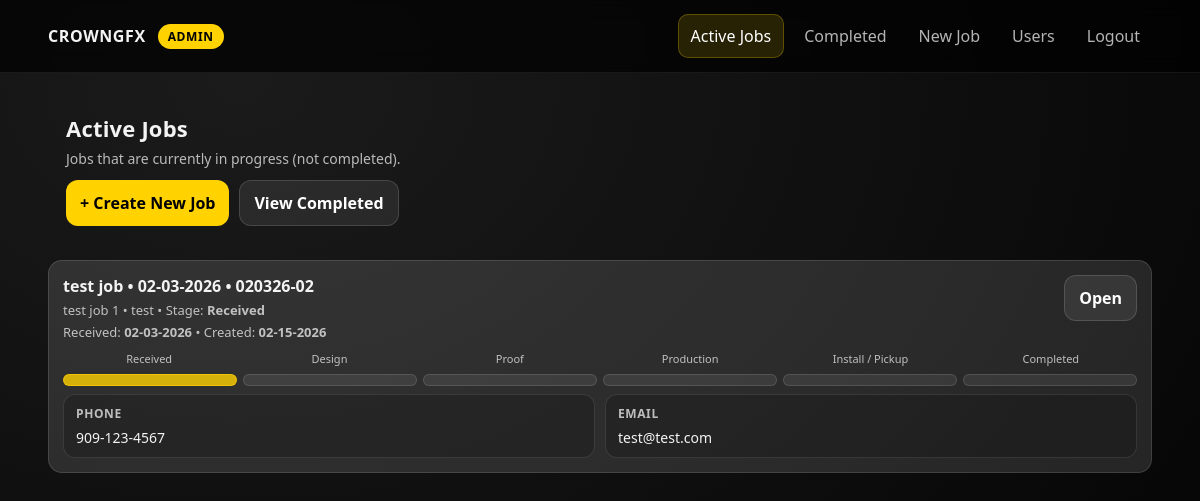
The page /dashboard (signed in) on the database its author committed.
### app.py (models this page shows)
class Job(db.Model):
    id = db.Column(db.Integer, primary_key=True)
    customer_name = db.Column(db.String(120), nullable=False)
    business_name = db.Column(db.String(120), nullable=True)
    phone_number = db.Column(db.String(40), nullable=True)
    email_address = db.Column(db.String(160), nullable=True)
    job_title = db.Column(db.String(140), nullable=False)
    job_summary = db.Column(db.String(240), nullable=True)
    job_details = db.Column(db.Text, nullable=True)
    quote_amount = db.Column(db.Float, nullable=True)
    received_date = db.Column(db.Date, nullable=False, default=date.today)
    created_at = db.Column(db.DateTime, default=datetime.utcnow, nullable=False)
    stage = db.Column(db.String(40), default=STAGES[0], nullable=False)
    po_date_key = db.Column(db.String(6), nullable=False, index=True)  # MMDDYY
    po_seq = db.Column(db.Integer, nullable=False)  # 1..99
    is_new = db.Column(db.Integer, default=1, nullable=False)  # 1 = new, 0 = reviewed
    source = db.Column(db.String(40), nullable=True)
    intake_order_id = db.Column(db.String(80), nullable=True, index=True)
    submission_json = db.Column(db.Text, nullable=True)
    uploaded_files_json = db.Column(db.Text, nullable=True)
    address_1 = db.Column(db.String(160), nullable=True)
    address_2 = db.Column(db.String(160), nullable=True)
    city = db.Column(db.String(80), nullable=True)
    state = db.Column(db.String(40), nullable=True)
    zip_code = db.Column(db.String(20), nullable=True)
    cell = db.Column(db.String(40), nullable=True)
    completed_date = db.Column(db.Date, nullable=True)
    pickup_date = db.Column(db.Date, nullable=True)
    needed_by_date = db.Column(db.Date, nullable=True)
    approval_date = db.Column(db.Date, nullable=True)
    scheduled_date = db.Column(db.Date, nullable=True)
    inspected_date = db.Column(db.Date, nullable=True)
    inspected_by = db.Column(db.String(80), nullable=True)
    mfd_date = db.Column(db.Date, nullable=True)
    vehicle_make = db.Column(db.String(80), nullable=True)
    vehicle_model = db.Column(db.String(80), nullable=True)
    vin = db.Column(db.String(80), nullable=True)
    unit_number = db.Column(db.String(80), nullable=True)
    proof_number = db.Column(db.String(80), nullable=True)
    proof_approved_date = db.Column(db.Date, nullable=True)
    size_location_proof = db.Column(db.String(160), nullable=True)
    work_order = db.Column(db.String(80), nullable=True)
    crown_rep = db.Column(db.String(80), nullable=True)
    summary_of_work = db.Column(db.Text, nullable=True)
    internal_notes = db.Column(db.Text, nullable=True)
    shipping_date = db.Column(db.Date, nullable=True)
    shipping_type = db.Column(db.String(80), nullable=True)
    tracking_number = db.Column(db.String(120), nullable=True)
    ship_to = db.Column(db.Text, nullable=True)
    pickup_name = db.Column(db.String(120), nullable=True)
    field_service_location = db.Column(db.String(160), nullable=True)
    field_charge = db.Column(db.Float, nullable=True)
    materials_total = db.Column(db.Float, nullable=True)
    labor_total = db.Column(db.Float, nullable=True)
    tax_rate = db.Column(db.Float, nullable=True)  # percent (8.25)
    sales_tax = db.Column(db.Float, nullable=True)
    shipping_handling = db.Column(db.Float, nullable=True)
    grand_total = db.Column(db.Float, nullable=True)

### app.py (the view)
@app.route("/dashboard")
@login_required
def dashboard():
    active_jobs = (
        Job.query.filter(Job.stage != "Completed")
        .order_by(Job.received_date.desc(), Job.created_at.desc())
        .all()
    )
    return render_template(
        "dashboard.html",
        jobs=active_jobs,
        po_display=po_display,
        job_display_name=job_display_name,
        stage_index=stage_index,
    )

### app.py (called while the page is built)
@app.template_filter("mmddyyyy_dt")
def mmddyyyy_dt(dt: datetime):
    if not dt:
        return ""
    return dt.strftime("%m-%d-%Y")

@app.template_filter("mmddyyyy_date")
def mmddyyyy_date(d: date):
    if not d:
        return ""
    return d.strftime("%m-%d-%Y")

@app.context_processor
def inject_globals():
    return {"STAGES": STAGES}

@login_manager.user_loader
def load_user(user_id):
    return db.session.get(User, int(user_id))

def po_display(job: Job) -> str:
    try:
        if not getattr(job, "po_date_key", None) or getattr(job, "po_seq", None) is None:
            return ""
        return f"{job.po_date_key}-{job.po_seq:02d}"
    except Exception:
        return ""

def job_display_name(job: Job) -> str:
    title = job.job_title or ""
    received = ""
    try:
        if getattr(job, "received_date", None):
            received = job.received_date.strftime("%m-%d-%Y")
    except Exception:
        received = ""
    po = ""
    try:
        po = po_display(job)
    except Exception:
        po = ""
    parts = [p for p in (title, received, po) if p]
    return " • ".join(parts)

def stage_index(job: Job) -> int:
    try:
        return STAGES.index(job.stage)
    except ValueError:
        return 0

    def is_admin(self) -> bool:
        return self.role == "admin"

### templates/dashboard.html (shortened to what this page needs)
{% extends "base.html" %}
{% set active = "dashboard" %}
{% block content %}
<div class="panel">
  <div class="h1">Active Jobs</div>
  <p class="sub">Jobs that are currently in progress (not completed).</p>
  <div class="btnrow">
    <a class="btn btn-primary" href="{{ url_for('job_new') }}">+ Create New Job</a>
    <a class="btn btn-ghost" href="{{ url_for('completed_jobs') }}">View Completed</a>
  </div>
</div>
<div class="grid" style="margin-top:16px;">
  {% for job in jobs %}
    <div class="card">
      <div class="cardtop">
        <div>
          <div class="title">
            <a href="{{ url_for('job_view', job_id=job.id) }}">{{ job_display_name(job) }}</a>
          </div>
          <div class="meta">
            {{ job.customer_name }}{% if job.business_name %} • {{ job.business_name }}{% endif %}
            • Stage: <b>{{ job.stage }}</b>
          </div>
          <div class="meta">
            Received: <b>{{ job.received_date|mmddyyyy_date }}</b> • Created: <b>{{ job.created_at|mmddyyyy_dt }}</b>
          </div>
        </div>
        <a class="btn btn-ghost" href="{{ url_for('job_view', job_id=job.id) }}">Open</a>
      </div>
      <div class="progress-wrap">
        <div class="progress-labels">
          {% for s in STAGES %}
            <span title="{{ s }}">{{ s }}</span>
          {% endfor %}
        </div>
        <div class="progress-bar">
          {% set idx = stage_index(job) %}
          {% for s in STAGES %}
            {% set i = loop.index0 %}
            <div class="seg
              {% if i < idx %}done{% elif i == idx %}current{% else %}pending{% endif %}
            "></div>
          {% endfor %}
        </div>
      </div>
      <div class="kv">
        <div class="item">
          <div class="k">Phone</div>
          <div class="v">{{ job.phone_number or "—" }}</div>
        </div>
        <div class="item">
          <div class="k">Email</div>
          <div class="v">{{ job.email_address or "—" }}</div>
        </div>
      </div>
    </div>
  {% endfor %}
</div>
{% endblock %}

### static/style.css (style rules this page uses)
:root { --bg: #0b0b0b; --panel: transparent; --panel-2: rgba(255,255,255,.12); --text: #f3f3f3; --muted: rgba(255,255,255,.7); --gold: #FFD200; --good: #22c55e; --warn: #f59e0b; --bad: #ef4444; --line: rgba(255,255,255,.18); --radius: 14px; }
* { box-sizing:border-box; margin:0; padding:0; }
html,body { height:100%; }
body { font-family: system-ui, -apple-system, Segoe UI, Roboto, Arial, sans-serif; background: radial-gradient(1200px 900px at 20% 10%, #1b1b1b, #050505); color: var(--text); }
a { color: inherit; text-decoration:none; }
.panel { background: transparent; border: none; border-radius: var(--radius); padding: 18px; box-shadow: none; }
.grid { display:grid; gap: 16px; }
.h1 { font-size: 22px; font-weight: 900; letter-spacing: .2px; margin-bottom: 6px; }
.sub { color: var(--muted); font-size: 14px; }
.btnrow { display:flex; gap:10px; flex-wrap:wrap; margin-top: 12px; }
.btn { display:inline-flex; align-items:center; justify-content:center; gap: 8px; border: none; cursor: pointer; font-weight: 800; border-radius: 12px; padding: 11px 14px; }
.btn-primary { background: var(--gold); color:#000; }
.btn-ghost { background: rgba(255,255,255,.08); border: 1px solid rgba(255,255,255,.14); color: #fff; }
.card { background: var(--panel-2); border: 1px solid rgba(255,255,255,.12); border-radius: var(--radius); padding: 14px; }
.cardtop { display:flex; align-items:flex-start; justify-content:space-between; gap: 10px; margin-bottom: 10px; }
.title { font-weight: 900; font-size: 16px; }
.meta { font-size: 13px; color: var(--muted); margin-top: 4px; }
.progress-wrap { margin-top: 10px; }
.progress-labels { display:flex; justify-content:space-between; gap: 8px; font-size: 11px; color: var(--muted); margin-bottom: 8px; }
.progress-labels span { flex:1; text-align:center; white-space: nowrap; overflow:hidden; text-overflow: ellipsis; }
.progress-bar { display:flex; gap: 6px; }
.seg { flex:1; height: 12px; border-radius: 999px; background: rgba(255,255,255,.10); border: 1px solid rgba(255,255,255,.12); }
.seg.current { background: rgba(255,210,0,.80); border-color: rgba(255,210,0,.65); }
.seg.pending { background: rgba(255,255,255,.08); }
.kv { display:grid; grid-template-columns: 1fr 1fr; gap: 10px; margin-top: 8px; }
.kv .item { border: 1px solid rgba(255,255,255,.10); background: rgba(0,0,0,.18); padding: 10px 12px; border-radius: 12px; }
.kv .item .k { font-size: 12px; color: var(--muted); font-weight: 800; text-transform: uppercase; letter-spacing: .6px; }
.kv .item .v { margin-top: 6px; font-size: 14px; }

### rows shown on the page
Job: job_title+received_date+po_date_key "test job • 02-03-2026 • 020326-02", customer_name "test job 1", business_name "test", stage "Received", received_date|mmddyyyy_date "02-03-2026", created_at|mmddyyyy_dt "02-15-2026", STAGES "Received" "Design" "Proof" "Production" "Install / Pickup" "Completed", phone_number "909-123-4567", email_address "test@test.com"
